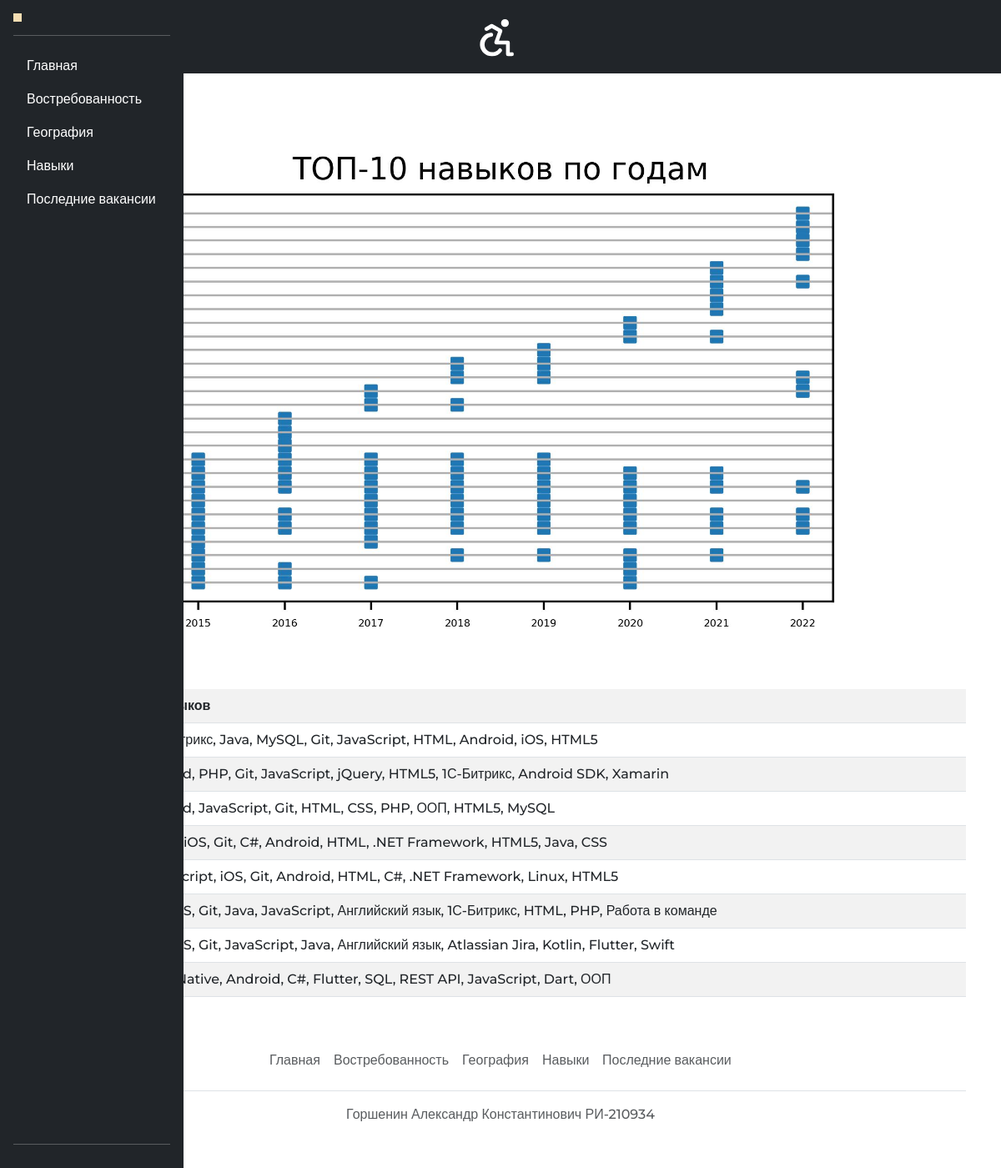
/skills, run on the app's committed database.
### main/models.py (models this page shows)
class Images(models.Model):
    year_salary = models.FileField('Динамика уровня зарплат по годам')
    year_count = models.FileField('Динамика количества вакансий по годам')
    city_salary = models.FileField('Динамика зарплат по городам')
    city_part = models.FileField('Доля ваканский по городам')
    year_skills = models.FileField('Топ-10 навыков по годам')

class SkillStatistic(models.Model):
    year = models.IntegerField('Год')
    skills = models.TextField('Топ-10 Навыков', max_length=250)

### main/views.py (the view)
# urls.py: path('skills', views.skills, name='skills'),
def skills(req):
    data = SkillStatistic.objects.all()
    images = Images.objects.get()
    return render(req, 'main/skills.html', {'data': data, 'images': images})

### main/templates/main/skills.html (shortened to what this page needs)
{% extends 'main/base.html' %}
{% block content %}
    <div class="row mt-5 justify-content-center">
        <div class="col">
            <img src="{{images.year_skills.url}}" style="width:100%">
            <table class="table table-striped mt-2">
                <tr>
                    <th>Год</th>
                    <th>Топ 10 навыков</th>
                </tr>
                {% for row in data %}
                    <tr>
                        <th>{{ row.year }}</th>
                        <td>{{ row.skills }}</td>
                    </tr>
                {% endfor %}
            </table>
        </div>
    </div>
{% endblock %}

### main/static/main/css/style.css (style rules this page uses)
body { font-family: 'Montserrat', sans-serif; font-weight: 500; }

### data on the page
Images: year_skills (picture)
SkillStatistic: skills "PHP, 1С-Битрикс, Java, MySQL, Git, JavaScript, HTML, Android, iOS, HTML5"
SkillStatistic: skills "iOS, Android, PHP, Git, JavaScript, jQuery, HTML5, 1С-Битрикс, Android SDK, Xamarin"
SkillStatistic: skills "iOS, Android, JavaScript, Git, HTML, CSS, PHP, ООП, HTML5, MySQL"
SkillStatistic: skills "JavaScript, iOS, Git, C#, Android, HTML, .NET Framework, HTML5, Java, CSS"
SkillStatistic: skills "Java, JavaScript, iOS, Git, Android, HTML, C#, .NET Framework, Linux, HTML5"
SkillStatistic: skills "Android, iOS, Git, Java, JavaScript, Английский язык, 1С-Битрикс, HTML, PHP, Работа в команде"
SkillStatistic: skills "Android, iOS, Git, JavaScript, Java, Английский язык, Atlassian Jira, Kotlin, Flutter, Swift"
SkillStatistic: skills "Git, React Native, Android, C#, Flutter, SQL, REST API, JavaScript, Dart, ООП"
